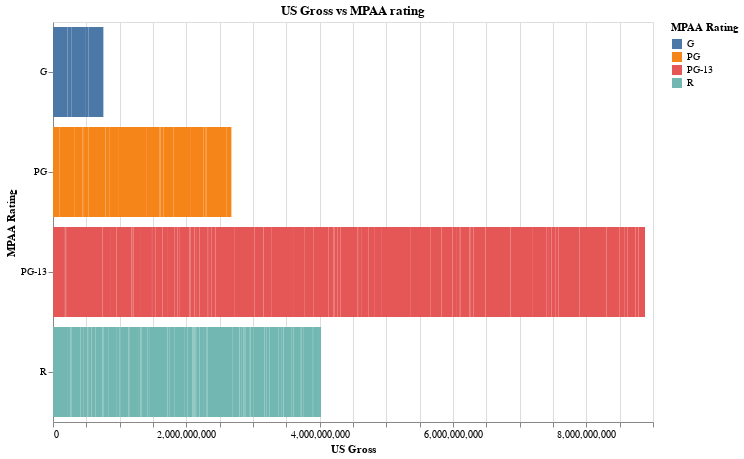

Write notebook code for a chart like this one.
### Code cell
alt.Chart(movies_data, height = 400, width = 600)\
    .mark_bar() \
    .encode(x= 'US Gross',
     y = 'MPAA Rating',
    color = 'MPAA Rating',
    order = alt.Order('MPAA Rating',
                     sort = 'ascending'))\
    .properties(title='US Gross vs MPAA rating')

### Figure 1 — Vega-Lite specification as saved in the notebook (floating-point values rounded to 4 significant figures; data arrays with more than 128 entries replaced by an {"elided": "..."} marker saying what was removed)
{"$schema": "https://vega.github.io/schema/vega-lite/v4.8.1.json", "config": {"view": {"continuousHeight": 300, "continuousWidth": 400}}, "data": {"name": "data-17b2b1dc667d9ff3ae3d7c33c0aa9466"}, "datasets": {"data-17b2b1dc667d9ff3ae3d7c33c0aa9466": {"elided": "174 records"}}, "encoding": {"color": {"field": "MPAA Rating", "type": "nominal"}, "order": {"field": "MPAA Rating", "sort": "ascending", "type": "nominal"}, "x": {"field": "US Gross", "type": "quantitative"}, "y": {"field": "MPAA Rating", "type": "nominal"}}, "height": 400, "mark": "bar", "title": "US Gross vs MPAA rating", "width": 600}
